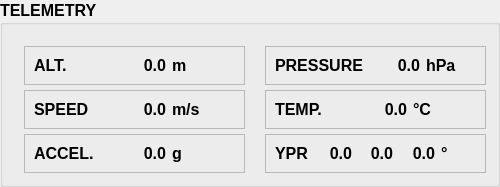
         <widget class="QGroupBox" name="telemetry_group">
          <property name="minimumSize">
           <size>
            <width>500</width>
            <height>120</height>
           </size>
          </property>
          <property name="font">
           <font>
            <pointsize>12</pointsize>
            <weight>75</weight>
            <bold>true</bold>
           </font>
          </property>
          <property name="title">
           <string>TELEMETRY</string>
          </property>
          <layout class="QVBoxLayout" name="verticalLayout_5">
           <item>
            <layout class="QGridLayout" name="gridLayout" rowstretch="3,3,3" columnstretch="1,1">
             <property name="leftMargin">
              <number>10</number>
             </property>
             <property name="topMargin">
              <number>10</number>
             </property>
             <property name="horizontalSpacing">
              <number>20</number>
             </property>
             <property name="verticalSpacing">
              <number>5</number>
             </property>
             <item row="0" column="0">
              <widget class="QFrame" name="frame_2">
               <property name="sizePolicy">
                <sizepolicy hsizetype="Expanding" vsizetype="Expanding">
                 <horstretch>0</horstretch>
                 <verstretch>0</verstretch>
                </sizepolicy>
               </property>
               <property name="maximumSize">
                <size>
                 <width>16000</width>
                 <height>16000</height>
                </size>
               </property>
               <property name="autoFillBackground">
                <bool>false</bool>
               </property>
               <property name="styleSheet">
                <string notr="true"/>
               </property>
               <property name="frameShape">
                <enum>QFrame::StyledPanel</enum>
               </property>
               <property name="frameShadow">
                <enum>QFrame::Plain</enum>
               </property>
               <property name="lineWidth">
                <number>2</number>
               </property>
               <property name="midLineWidth">
                <number>2</number>
               </property>
               <layout class="QHBoxLayout" name="horizontalLayout_3">
                <item>
                 <widget class="QLabel" name="telemetry_altitude">
                  <property name="font">
                   <font>
                    <pointsize>12</pointsize>
                   </font>
                  </property>
                  <property name="text">
                   <string>ALT.</string>
                  </property>
                 </widget>
                </item>
                <item>
                 <widget class="QLabel" name="telemetry_altitude_value">
                  <property name="font">
                   <font>
                    <pointsize>12</pointsize>
                   </font>
                  </property>
                  <property name="text">
                   <string>0.0</string>
                  </property>
                  <property name="textFormat">
                   <enum>Qt::AutoText</enum>
                  </property>
                  <property name="alignment">
                   <set>Qt::AlignRight|Qt::AlignTrailing|Qt::AlignVCenter</set>
                  </property>
                 </widget>
                </item>
                <item>
                 <widget class="QLabel" name="telemetry_altitude_units">
                  <property name="font">
                   <font>
                    <pointsize>12</pointsize>
                   </font>
                  </property>
                  <property name="text">
                   <string>m</string>
                  </property>
                 </widget>
                </item>
               </layout>
              </widget>
             </item>
             <item row="0" column="1">
              <widget class="QFrame" name="frame_5">
               <property name="frameShape">
                <enum>QFrame::StyledPanel</enum>
               </property>
               <property name="frameShadow">
                <enum>QFrame::Plain</enum>
               </property>
               <layout class="QHBoxLayout" name="horizontalLayout_6">
                <item>
                 <widget class="QLabel" name="telemetry_pressure">
                  <property name="font">
                   <font>
                    <pointsize>12</pointsize>
                   </font>
                  </property>
                  <property name="text">
                   <string>PRESSURE</string>
                  </property>
                 </widget>
                </item>
                <item>
                 <widget class="QLabel" name="telemetry_pressure_value">
                  <property name="font">
                   <font>
                    <pointsize>12</pointsize>
                   </font>
                  </property>
                  <property name="text">
                   <string>0.0</string>
                  </property>
                  <property name="alignment">
                   <set>Qt::AlignRight|Qt::AlignTrailing|Qt::AlignVCenter</set>
                  </property>
                 </widget>
                </item>
                <item>
                 <widget class="QLabel" name="telemetry_pressure_units">
                  <property name="font">
                   <font>
                    <pointsize>12</pointsize>
                   </font>
                  </property>
                  <property name="text">
                   <string>hPa</string>
                  </property>
                 </widget>
                </item>
               </layout>
              </widget>
             </item>
             <item row="1" column="0">
              <widget class="QFrame" name="frame_3">
               <property name="sizePolicy">
                <sizepolicy hsizetype="Expanding" vsizetype="Expanding">
                 <horstretch>0</horstretch>
                 <verstretch>0</verstretch>
                </sizepolicy>
               </property>
               <property name="frameShape">
                <enum>QFrame::StyledPanel</enum>
               </property>
               <property name="frameShadow">
                <enum>QFrame::Plain</enum>
               </property>
               <property name="lineWidth">
                <number>2</number>
               </property>
               <property name="midLineWidth">
                <number>2</number>
               </property>
               <layout class="QHBoxLayout" name="horizontalLayout_5">
                <item>
                 <widget class="QLabel" name="telemetry_speed">
                  <property name="font">
                   <font>
                    <pointsize>12</pointsize>
                   </font>
                  </property>
                  <property name="text">
                   <string>SPEED</string>
                  </property>
                 </widget>
                </item>
                <item>
                 <widget class="QLabel" name="telemetry_speed_value">
                  <property name="font">
                   <font>
                    <pointsize>12</pointsize>
                   </font>
                  </property>
                  <property name="text">
                   <string>0.0</string>
                  </property>
                  <property name="alignment">
                   <set>Qt::AlignRight|Qt::AlignTrailing|Qt::AlignVCenter</set>
                  </property>
                 </widget>
                </item>
                <item>
                 <widget class="QLabel" name="telemetry_speed_units">
                  <property name="font">
                   <font>
                    <pointsize>12</pointsize>
                   </font>
                  </property>
                  <property name="text">
                   <string>m/s</string>
                  </property>
                 </widget>
                </item>
               </layout>
              </widget>
             </item>
             <item row="1" column="1">
              <widget class="QFrame" name="frame_6">
               <property name="frameShape">
                <enum>QFrame::StyledPanel</enum>
               </property>
               <property name="frameShadow">
                <enum>QFrame::Plain</enum>
               </property>
               <layout class="QHBoxLayout" name="horizontalLayout_8">
                <item>
                 <widget class="QLabel" name="telemetry_temperature">
                  <property name="font">
                   <font>
                    <pointsize>12</pointsize>
                   </font>
                  </property>
                  <property name="text">
                   <string>TEMP.</string>
                  </property>
                 </widget>
                </item>
                <item>
                 <widget class="QLabel" name="telemetry_temperature_value">
                  <property name="font">
                   <font>
                    <pointsize>12</pointsize>
                   </font>
                  </property>
                  <property name="text">
                   <string>0.0</string>
                  </property>
                  <property name="alignment">
                   <set>Qt::AlignRight|Qt::AlignTrailing|Qt::AlignVCenter</set>
                  </property>
                 </widget>
                </item>
                <item>
                 <widget class="QLabel" name="telemetry_temperature_units">
                  <property name="font">
                   <font>
                    <pointsize>12</pointsize>
                   </font>
                  </property>
                  <property name="text">
                   <string>°C</string>
                  </property>
                 </widget>
                </item>
               </layout>
              </widget>
             </item>
             <item row="2" column="0">
              <widget class="QFrame" name="frame_4">
               <property name="sizePolicy">
                <sizepolicy hsizetype="Preferred" vsizetype="Preferred">
                 <horstretch>0</horstretch>
                 <verstretch>0</verstretch>
                </sizepolicy>
               </property>
               <property name="frameShape">
                <enum>QFrame::StyledPanel</enum>
               </property>
               <property name="frameShadow">
                <enum>QFrame::Plain</enum>
               </property>
               <layout class="QHBoxLayout" name="horizontalLayout_7">
                <item>
                 <widget class="QLabel" name="telemetry_acceleration">
                  <property name="font">
                   <font>
                    <pointsize>12</pointsize>
                   </font>
                  </property>
                  <property name="text">
                   <string>ACCEL.</string>
                  </property>
                 </widget>
                </item>
                <item>
                 <widget class="QLabel" name="telemetry_acceleration_value">
                  <property name="font">
                   <font>
                    <pointsize>12</pointsize>
                   </font>
                  </property>
                  <property name="text">
                   <string>0.0</string>
                  </property>
                  <property name="alignment">
                   <set>Qt::AlignRight|Qt::AlignTrailing|Qt::AlignVCenter</set>
                  </property>
                 </widget>
                </item>
                <item>
                 <widget class="QLabel" name="telemetry_acceleration_units">
                  <property name="font">
                   <font>
                    <pointsize>12</pointsize>
                   </font>
                  </property>
                  <property name="text">
                   <string>g</string>
                  </property>
                 </widget>
                </item>
               </layout>
              </widget>
             </item>
             <item row="2" column="1">
              <widget class="QFrame" name="frame_7">
               <property name="frameShape">
                <enum>QFrame::StyledPanel</enum>
               </property>
               <property name="frameShadow">
                <enum>QFrame::Plain</enum>
               </property>
               <layout class="QHBoxLayout" name="horizontalLayout_9">
                <item>
                 <widget class="QLabel" name="telemetry_ypr">
                  <property name="font">
                   <font>
                    <pointsize>12</pointsize>
                   </font>
                  </property>
                  <property name="text">
                   <string>YPR</string>
                  </property>
                 </widget>
                </item>
                <item>
                 <widget class="QLabel" name="telemetry_yaw_value">
                  <property name="text">
                   <string>0.0</string>
                  </property>
                  <property name="alignment">
                   <set>Qt::AlignRight|Qt::AlignTrailing|Qt::AlignVCenter</set>
                  </property>
                 </widget>
                </item>
                <item>
                 <widget class="QLabel" name="telemetry_pitch_value">
                  <property name="text">
                   <string>0.0</string>
                  </property>
                  <property name="alignment">
                   <set>Qt::AlignRight|Qt::AlignTrailing|Qt::AlignVCenter</set>
                  </property>
                 </widget>
                </item>
                <item>
                 <widget class="QLabel" name="telemetry_roll_value">
                  <property name="text">
                   <string>0.0</string>
                  </property>
                  <property name="alignment">
                   <set>Qt::AlignRight|Qt::AlignTrailing|Qt::AlignVCenter</set>
                  </property>
                 </widget>
                </item>
                <item>
                 <widget class="QLabel" name="telemetry_ypr_units">
                  <property name="font">
                   <font>
                    <pointsize>12</pointsize>
                   </font>
                  </property>
                  <property name="text">
                   <string>°</string>
                  </property>
                 </widget>
                </item>
               </layout>
              </widget>
             </item>
            </layout>
           </item>
          </layout>
         </widget>
